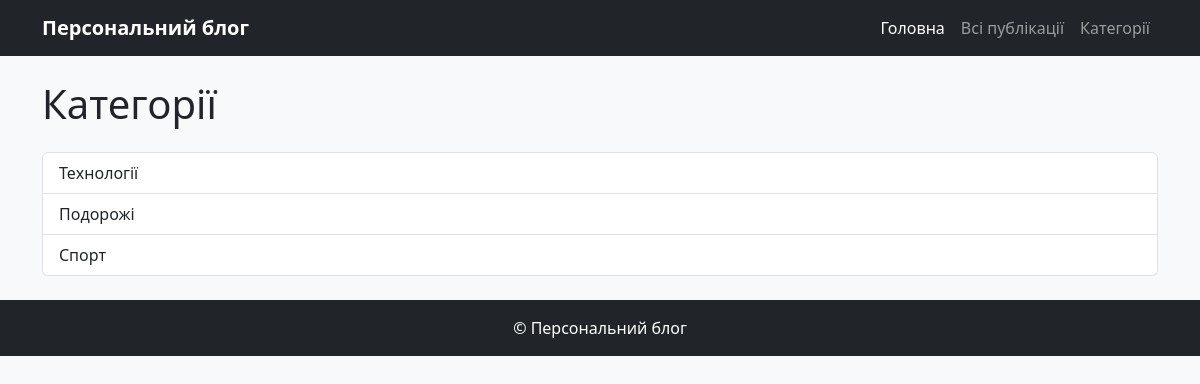
Page /categories/ on the committed database.
### app_blog/models.py (models this page shows, shortened)
class Category(models.Model):
    name = models.CharField(max_length=200)
    slug = models.SlugField(max_length=200, unique=True)
    class Meta:
        verbose_name_plural = 'Категорії'

### app_blog/views.py (the view)
# urls.py: path('categories/', views.CategoryList.as_view(), name='categories-list'),
class CategoryList(ListView):
    model = Category
    template_name = 'categories_list.html'  # створимо цей шаблон
    context_object_name = 'categories'

### templates/categories_list.html (shortened to what this page needs)
{% extends 'base.html' %}
{% block content %}
<h1 class="mb-4">Категорії</h1>
<div class="list-group">
    {% for category in categories %}
        <a href="{% url 'category_articles' category.slug %}" class="list-group-item list-group-item-action">
            {{ category.name }}
        </a>
    {% empty %}
        <p>Категорій ще немає.</p>
    {% endfor %}
</div>
{% endblock %}

### app_blog/static/css/main.css (style rules this page uses)
body { background: url('/static/img/bg.jpg') no-repeat center center fixed; background-size: cover; }

### rows in the picture
Category: name "Технології"
Category: name "Подорожі"
Category: name "Спорт"
